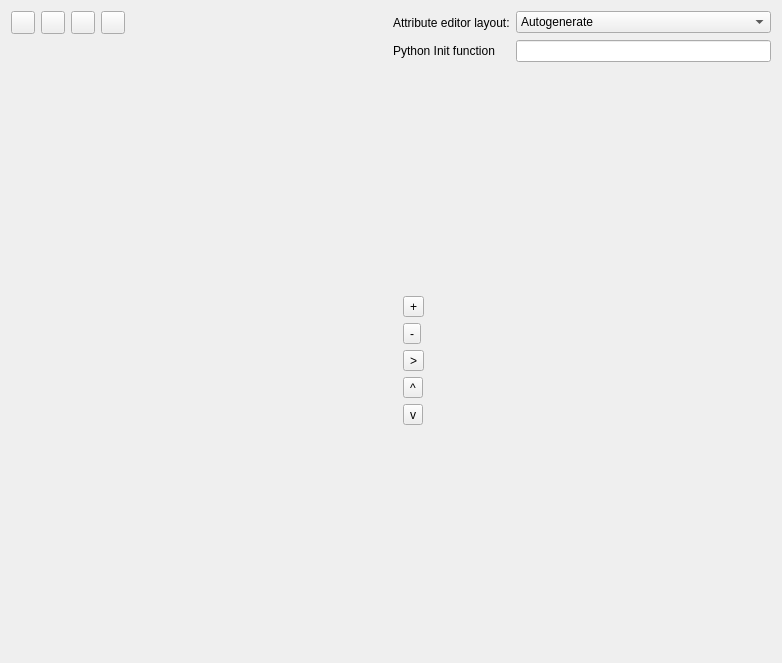
<?xml version="1.0" encoding="UTF-8"?>
<ui version="4.0">
 <class>QgsFieldsPropertiesBase</class>
 <widget class="QWidget" name="QgsFieldsPropertiesBase">
  <property name="geometry">
   <rect>
    <x>0</x>
    <y>0</y>
    <width>782</width>
    <height>663</height>
   </rect>
  </property>
  <layout class="QGridLayout" name="gridLayout_6">
   <item row="0" column="3">
    <widget class="QToolButton" name="mCalculateFieldButton">
     <property name="toolTip">
      <string>Field calculator</string>
     </property>
     <property name="whatsThis">
      <string>Click to toggle table editing</string>
     </property>
     <property name="text">
      <string/>
     </property>
     <property name="checkable">
      <bool>false</bool>
     </property>
    </widget>
   </item>
   <item row="0" column="4">
    <spacer>
     <property name="orientation">
      <enum>Qt::Horizontal</enum>
     </property>
     <property name="sizeHint" stdset="0">
      <size>
       <width>100</width>
       <height>19</height>
      </size>
     </property>
    </spacer>
   </item>
   <item row="0" column="2">
    <widget class="QToolButton" name="mToggleEditingButton">
     <property name="toolTip">
      <string>Toggle editing mode</string>
     </property>
     <property name="whatsThis">
      <string>Click to toggle table editing</string>
     </property>
     <property name="text">
      <string/>
     </property>
     <property name="checkable">
      <bool>true</bool>
     </property>
    </widget>
   </item>
   <item row="0" column="0">
    <widget class="QToolButton" name="mAddAttributeButton">
     <property name="sizePolicy">
      <sizepolicy hsizetype="Fixed" vsizetype="Fixed">
       <horstretch>0</horstretch>
       <verstretch>0</verstretch>
      </sizepolicy>
     </property>
     <property name="toolTip">
      <string>New column</string>
     </property>
     <property name="text">
      <string/>
     </property>
     <property name="icon">
      <iconset>
       <normaloff>.designer/xpm/new_attribute.png</normaloff>.designer/xpm/new_attribute.png</iconset>
     </property>
     <property name="shortcut">
      <string>Ctrl+N</string>
     </property>
    </widget>
   </item>
   <item row="0" column="1">
    <widget class="QToolButton" name="mDeleteAttributeButton">
     <property name="toolTip">
      <string>Delete column</string>
     </property>
     <property name="text">
      <string/>
     </property>
     <property name="icon">
      <iconset>
       <normaloff>.designer/xpm/delete_attribute.png</normaloff>.designer/xpm/delete_attribute.png</iconset>
     </property>
     <property name="shortcut">
      <string>Ctrl+X</string>
     </property>
    </widget>
   </item>
   <item row="3" column="0" colspan="7">
    <layout class="QHBoxLayout" name="horizontalLayout_15">
     <item>
      <widget class="QWidget" name="mAttributesListFrame" native="true"/>
     </item>
     <item>
      <widget class="QWidget" name="widget" native="true">
       <layout class="QGridLayout" name="gridLayout_18">
        <property name="leftMargin">
         <number>0</number>
        </property>
        <property name="topMargin">
         <number>0</number>
        </property>
        <property name="rightMargin">
         <number>0</number>
        </property>
        <property name="bottomMargin">
         <number>0</number>
        </property>
        <item row="1" column="0" colspan="3">
         <widget class="QStackedWidget" name="mAttributeEditorOptionsWidget">
          <property name="currentIndex">
           <number>1</number>
          </property>
          <widget class="QWidget" name="page">
           <layout class="QGridLayout" name="gridLayout_2">
            <item row="0" column="1">
             <layout class="QHBoxLayout" name="horizontalLayout_2">
              <item>
               <widget class="QLineEdit" name="leEditForm"/>
              </item>
              <item>
               <widget class="QToolButton" name="pbnSelectEditForm">
                <property name="text">
                 <string>...</string>
                </property>
               </widget>
              </item>
             </layout>
            </item>
            <item row="0" column="0">
             <widget class="QLabel" name="label">
              <property name="text">
               <string>Edit UI</string>
              </property>
             </widget>
            </item>
            <item row="2" column="0" colspan="2">
             <spacer name="verticalSpacer">
              <property name="orientation">
               <enum>Qt::Vertical</enum>
              </property>
              <property name="sizeHint" stdset="0">
               <size>
                <width>20</width>
                <height>40</height>
               </size>
              </property>
             </spacer>
            </item>
           </layout>
          </widget>
          <widget class="QWidget" name="page_2">
           <layout class="QGridLayout" name="gridLayout">
            <item row="1" column="1">
             <widget class="QWidget" name="mAttributesTreeButtonFrame" native="true">
              <property name="sizePolicy">
               <sizepolicy hsizetype="Minimum" vsizetype="Preferred">
                <horstretch>0</horstretch>
                <verstretch>0</verstretch>
               </sizepolicy>
              </property>
              <property name="maximumSize">
               <size>
                <width>30</width>
                <height>16777215</height>
               </size>
              </property>
              <layout class="QVBoxLayout" name="verticalLayout">
               <property name="spacing">
                <number>6</number>
               </property>
               <property name="leftMargin">
                <number>0</number>
               </property>
               <property name="topMargin">
                <number>0</number>
               </property>
               <property name="rightMargin">
                <number>0</number>
               </property>
               <property name="bottomMargin">
                <number>0</number>
               </property>
               <item>
                <spacer name="verticalSpacer_4">
                 <property name="orientation">
                  <enum>Qt::Vertical</enum>
                 </property>
                 <property name="sizeHint" stdset="0">
                  <size>
                   <width>20</width>
                   <height>186</height>
                  </size>
                 </property>
                </spacer>
               </item>
               <item>
                <widget class="QToolButton" name="mAddTabOrGroupButton">
                 <property name="text">
                  <string>+</string>
                 </property>
                 <property name="icon">
                  <iconset resource="../../images/images.qrc">
                   <normaloff>:/images/themes/default/mActionSignPlus.png</normaloff>:/images/themes/default/mActionSignPlus.png</iconset>
                 </property>
                </widget>
               </item>
               <item>
                <widget class="QToolButton" name="mRemoveTabGroupItemButton">
                 <property name="text">
                  <string>-</string>
                 </property>
                 <property name="icon">
                  <iconset resource="../../images/images.qrc">
                   <normaloff>:/images/themes/default/mActionSignMinus.png</normaloff>:/images/themes/default/mActionSignMinus.png</iconset>
                 </property>
                </widget>
               </item>
               <item>
                <widget class="QToolButton" name="mAddItemButton">
                 <property name="text">
                  <string>&gt;</string>
                 </property>
                 <property name="icon">
                  <iconset resource="../../images/images.qrc">
                   <normaloff>:/images/themes/default/mActionArrowRight.png</normaloff>:/images/themes/default/mActionArrowRight.png</iconset>
                 </property>
                </widget>
               </item>
               <item>
                <widget class="QToolButton" name="mMoveUpItem">
                 <property name="text">
                  <string>^</string>
                 </property>
                 <property name="icon">
                  <iconset resource="../../images/images.qrc">
                   <normaloff>:/images/themes/default/mActionArrowUp.png</normaloff>:/images/themes/default/mActionArrowUp.png</iconset>
                 </property>
                </widget>
               </item>
               <item>
                <widget class="QToolButton" name="mMoveDownItem">
                 <property name="text">
                  <string>v</string>
                 </property>
                 <property name="icon">
                  <iconset resource="../../images/images.qrc">
                   <normaloff>:/images/themes/default/mActionArrowDown.png</normaloff>:/images/themes/default/mActionArrowDown.png</iconset>
                 </property>
                </widget>
               </item>
               <item>
                <spacer name="verticalSpacer_3">
                 <property name="orientation">
                  <enum>Qt::Vertical</enum>
                 </property>
                 <property name="sizeHint" stdset="0">
                  <size>
                   <width>5</width>
                   <height>176</height>
                  </size>
                 </property>
                </spacer>
               </item>
              </layout>
             </widget>
            </item>
            <item row="1" column="2">
             <widget class="QWidget" name="mAttributesTreeFrame" native="true">
              <property name="sizePolicy">
               <sizepolicy hsizetype="MinimumExpanding" vsizetype="Preferred">
                <horstretch>0</horstretch>
                <verstretch>0</verstretch>
               </sizepolicy>
              </property>
              <property name="autoFillBackground">
               <bool>true</bool>
              </property>
             </widget>
            </item>
           </layout>
          </widget>
         </widget>
        </item>
       </layout>
      </widget>
     </item>
    </layout>
   </item>
   <item row="0" column="6">
    <widget class="QComboBox" name="mEditorLayoutComboBox">
     <property name="sizePolicy">
      <sizepolicy hsizetype="MinimumExpanding" vsizetype="Fixed">
       <horstretch>0</horstretch>
       <verstretch>0</verstretch>
      </sizepolicy>
     </property>
     <item>
      <property name="text">
       <string>Autogenerate</string>
      </property>
     </item>
     <item>
      <property name="text">
       <string>Drag and drop designer</string>
      </property>
     </item>
     <item>
      <property name="text">
       <string>Provide ui-file</string>
      </property>
     </item>
     <item>
      <property name="text">
       <string>Load from Database</string>
      </property>
     </item>
    </widget>
   </item>
   <item row="0" column="5">
    <widget class="QLabel" name="label_2">
     <property name="text">
      <string>Attribute editor layout:</string>
     </property>
    </widget>
   </item>
   <item row="1" column="6">
    <widget class="QLineEdit" name="leEditFormInit"/>
   </item>
   <item row="1" column="5">
    <widget class="QLabel" name="label_3">
     <property name="toolTip">
      <string>QGIS forms can have a Python function that is called when the form is opened.  
Use this function to add extra logic to your forms.

An example is (in module MyForms.py):

          def open(dialog, layer, feature):
	geom = feature.geometry()
	control = dialog.findChild(QWidget,&quot;MyLineEdit&quot;)

Reference in Python Init Function like so: MyForms.open

MyForms.py must live on PYTHONPATH, .qgis/python, or inside the project folder.</string>
     </property>
     <property name="text">
      <string>Python Init function</string>
     </property>
    </widget>
   </item>
  </layout>
 </widget>
 <resources>
  <include location="../../images/images.qrc"/>
 </resources>
 <connections/>
</ui>
